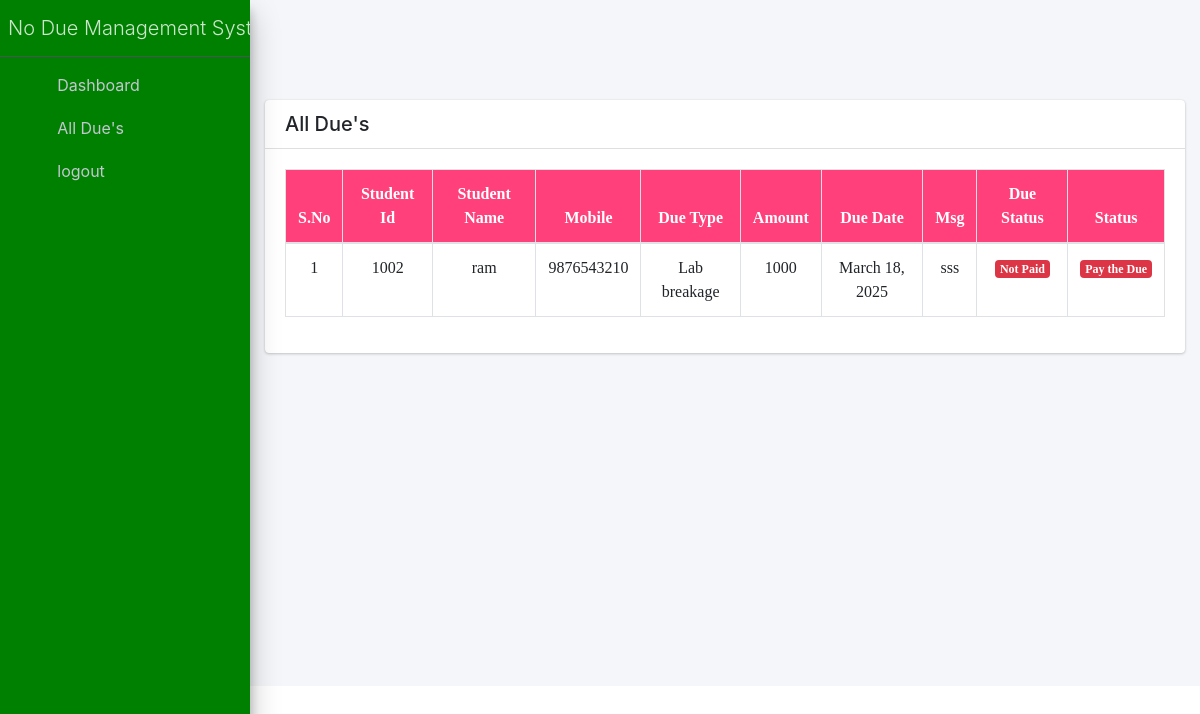
Page /all_due/ (signed in) on the committed database.
### app/models.py (models this page shows, shortened)
class Student_Due(models.Model):
	due_id = models.ForeignKey(Due_Type, on_delete=models.CASCADE)
	student_id = models.CharField('Student Id',max_length=100)
	student_name = models.ForeignKey(Student_Detail, on_delete=models.CASCADE)
	amount = models.CharField('Amount(Rs)',max_length=100)
	due_date = models.DateField()
	due_status = models.CharField('Due Status',max_length=200,choices=STS)
	msg = models.TextField('Message',max_length=2000)

class Student_Detail(models.Model):
	student_name = models.CharField('Student Name', max_length=255)
	student_id = models.CharField('Student Id', max_length=255,unique=True,null=True,blank=True)
	email_id = models.EmailField('Email Id', max_length=255)
	phone_number = models.CharField('Mobile Number', max_length=50,null=True,blank=True)
	dob =  models.DateField()
	gender = models.CharField('Gender',max_length=20)
	degree = models.CharField('Degree',max_length=200)
	dept = models.CharField('Department',max_length=200)
	address = models.TextField('Address',null=True,blank=True)
	country = models.CharField('Country', max_length=100,default='India')
	state = models.CharField('State', max_length=100,default='Tamil Nadu')
	city = models.CharField('City', max_length=100,null=True,blank=True)
	username = models.CharField('Username', max_length=100, unique=True)
	password = models.CharField('Password',max_length=30)
	image = models.FileField('Student Image',upload_to='documents/',null=True)
	face_data = models.BinaryField()
	def __str__(self):
		return self.student_name

class Due_Type(models.Model):
	due_name = models.CharField('Due Name', max_length=200)
	image = models.FileField(' Image',upload_to='documents/',null=True)
	def __str__(self):
		return self.due_name

### app/views.py (the view)
# urls.py: path('all_due/', views.all_due, name='all_due'),
def all_due(request):
	if request.session.has_key('user_id'):
		student_id = request.session['user_id']
		row = Student_Due.objects.filter(student_id=student_id)
		return render(request,'all_due.html',{'row':row})
	else:
		return render(request,'student_login.html',{})

### app/templates/all_due.html (shortened to what this page needs)
{% include 'user_header.html' %}
 <div class="container" style="margin:0 auto;">
 	<div class="col-xl-12 col-lg-12 col-md-12 col-sm-12 col-12" style="padding-top: 100px;">
    <div class="card" >
        <h5 class="card-header">All Due's</h5>
        <div class="card-body">
            <div class="table-responsive ">
                <table class="table table-bordered">
                    <thead style="background: #ff407b;color: #FFF">
                        <tr class="white">
	                        <th>S.No</th>
                            <th>Student Id</th>
							<th>Student Name</th>
                            <th>Mobile</th>
                            <th>Due Type</th>
                            <th>Amount</th>
                            <th>Due Date</th>
                            <th>Msg</th>
                            <th>Due Status</th>
                            <th>Status</th>
                        </tr>
                    </thead>
                    <tbody>
                        {% for i in row %}
                        <tr>
					        <td>{{forloop.counter}}</td>
							<td>{{i.student_id}}</td>
                            <td>{{i.student_name}}</td>
                            <td>{{i.student_name.phone_number}}</td>
                            <td>{{i.due_id}}</td>
                            <td>{{i.amount}}</td>
                            <td>{{i.due_date}}</td>
                            <td>{{i.msg}}</td>
                            <td>{% if i.due_status == 'Paid' %}
                                <span class="badge badge-success">Paid</span>
                            {% else %}
                            <span class="badge badge-danger">Not Paid</span>
                            {% endif %}
                            </td>
							<td>
                                {% if i.due_status == 'Paid' %}
                                <span class="badge badge-success">No Due Issue Hall Ticket</span>
                            {% else %}
                                 <span class="badge badge-danger">Pay the Due</span>
                            {% endif %}
                            </td>
                        </tr>
                        {% empty %}
                        <tr>
                            <td colspan="8" class="text-center bg-primary">No Students</td>
                        </tr>
                       {% endfor %}
                    </tbody>
                </table>
            </div>
        </div>
    </div>
</div>

### app/templates/user_header.html (style rules this page uses)
th,td { text-align: center; }

### app/templates/all_due.html (style rules this page uses)
table { font-family: times new roman; border-collapse: collapse; width: 100%; }
td, th { border: 1px solid #dddddd; text-align: center; padding: 8px; }

### rows in the picture
Student_Due: student_id "1002", student_name "ram", student_name.phone_number "9876543210", due_id "Lab breakage", amount "1000", due_date "March 18, 2025", msg "sss", due_status "Not Paid"
